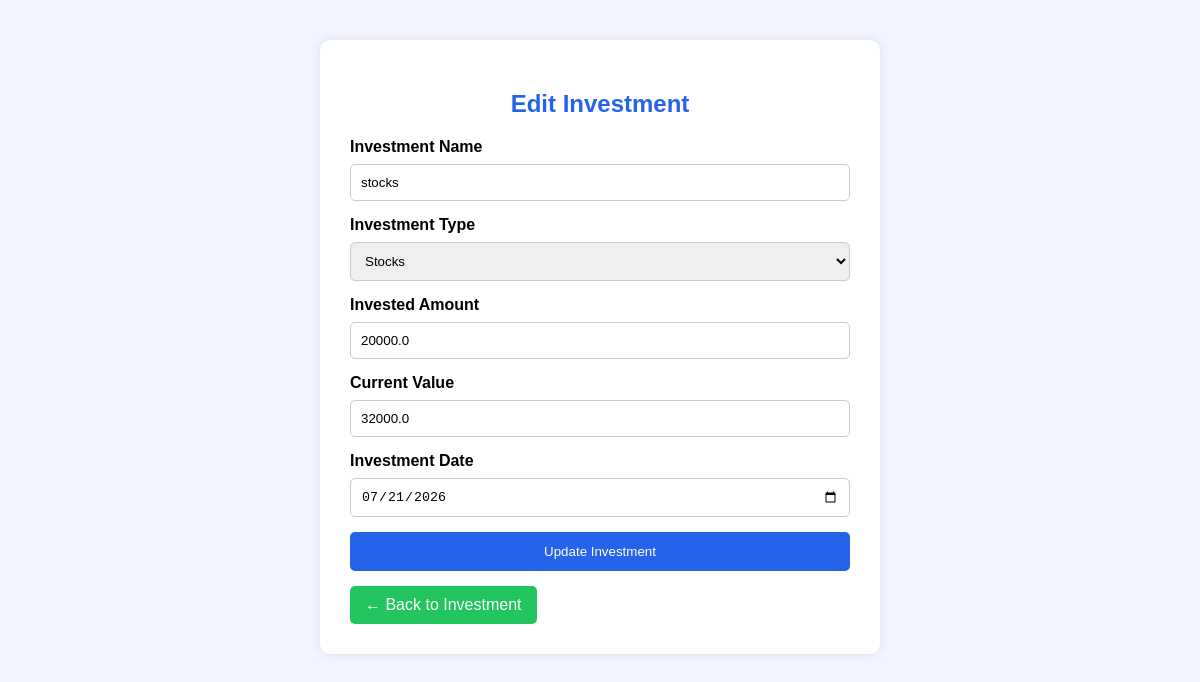
The page /edit_investment/3 on the database its author committed.
### tables this page shows
CREATE TABLE investments(
        id INTEGER PRIMARY KEY AUTOINCREMENT,
        user_id INTEGER,
        investment_name TEXT,
        investment_type TEXT,
        invested_amount REAL,
        current_value REAL,
        investment_date TEXT
    );

### app.py (the view, shortened to what this page needs)
@app.route("/edit_investment/<int:id>", methods=["GET","POST"])
def edit_investment(id):
    conn = sqlite3.connect("database.db")
    cursor = conn.cursor()
    cursor.execute("SELECT * FROM investments WHERE id=?",(id,))
    investment = cursor.fetchone()
    conn.close()
    return render_template(
        "edit_investment.html",
        investment=investment
    )

### templates/edit_investment.html (shortened to what this page needs)
<!DOCTYPE html>
<html>
<head>
</head>
<body>
<div class="container">
<h2>Edit Investment</h2>
<form method="POST">
<label>Investment Name</label>
<input type="text" name="investment_name" value="{{ investment[2] }}" required>
<label>Investment Type</label>
<select name="investment_type">
<option value="Stocks" {% if investment[3]=='Stocks' %}selected{% endif %}>Stocks</option>
</select>
<label>Invested Amount</label>
<input type="number" name="invested_amount" value="{{ investment[4] }}" required>
<label>Current Value</label>
<input type="number" name="current_value" value="{{ investment[5] }}" required>
<label>Investment Date</label>
<input type="date" name="investment_date" value="{{ investment[6] }}" required>
<button type="submit">Update Investment</button>
</form>
<a href="/investment" class="back-btn">← Back to Investment</a>
</div>
</body>
</html>

### templates/edit_investment.html (style rules this page uses)
body { font-family:Arial,sans-serif; background:#f2f5ff; }
.container { width:500px; margin:40px auto; background:white; padding:30px; border-radius:10px; box-shadow:0 0 10px rgba(0,0,0,.1); }
h2 { text-align:center; color:#2563eb; margin-bottom:20px; }
label { font-weight:bold; }
input,select { width:100%; padding:10px; margin:8px 0 15px; border:1px solid #ccc; border-radius:5px; box-sizing:border-box; }
button { width:100%; padding:12px; background:#2563eb; color:white; border:none; border-radius:5px; cursor:pointer; }
.back-btn { display:inline-block; margin-top:15px; text-decoration:none; background:#22c55e; color:white; padding:10px 15px; border-radius:5px; }

### rows shown on the page
investments: investment_name "stocks", investment_type "Stocks", invested_amount "20000.0", current_value "32000.0", investment_date "07/21/2026"
